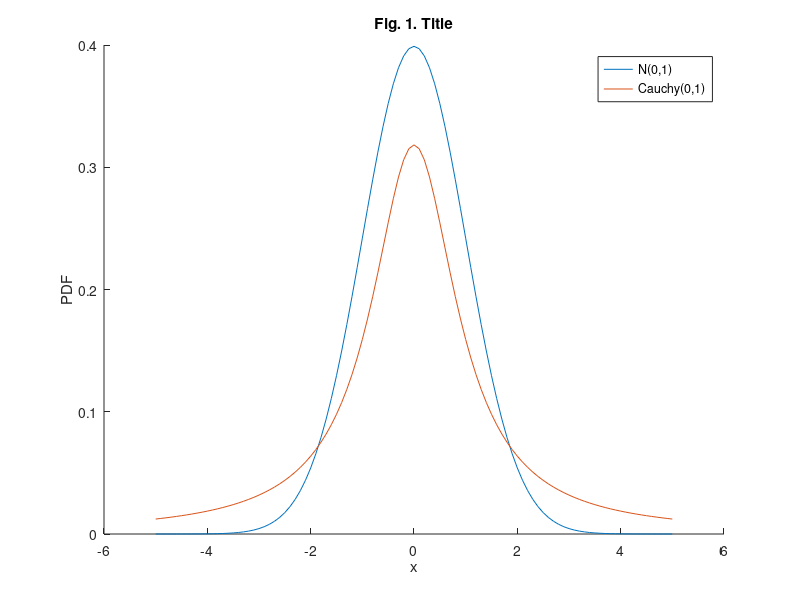

This figure's MATLAB source:
% Exercise - Understanding the theory of importance sampling

%% 1. Aim of the exercise
% Text.

%% 2. Tails comparison

% 2.1. Sequence from -5 to 5 by steps of 0.1
x_values = -5:0.1:5; 

% 2.2. Theoretical Standard Normal PDF
PD_Normal = makedist('Normal','mu',0,'sigma',1);

% 2.3. Calculate the PDF for the Normal distribution
PDF_Normal = pdf(PD_Normal,x_values);

% 2.4. Theoretical standard cauchy PDF
PD_Cauchy = makedist('tLocationScale','mu',0,'sigma',1,'nu',1);

% 2.5. Title
PDF_Cauchy = pdf(PD_Cauchy,x_values);

%% Plot the theoretical PDFs

% Plot
figure
hold on
plot(x_values,PDF_Normal,'DisplayName','N(0,1)')
plot(x_values,PDF_Cauchy,'DisplayName','Cauchy(0,1)')
title('Fig. 1. Title')
xlabel('x')
ylabel('PDF')
legend('show');
hold off
